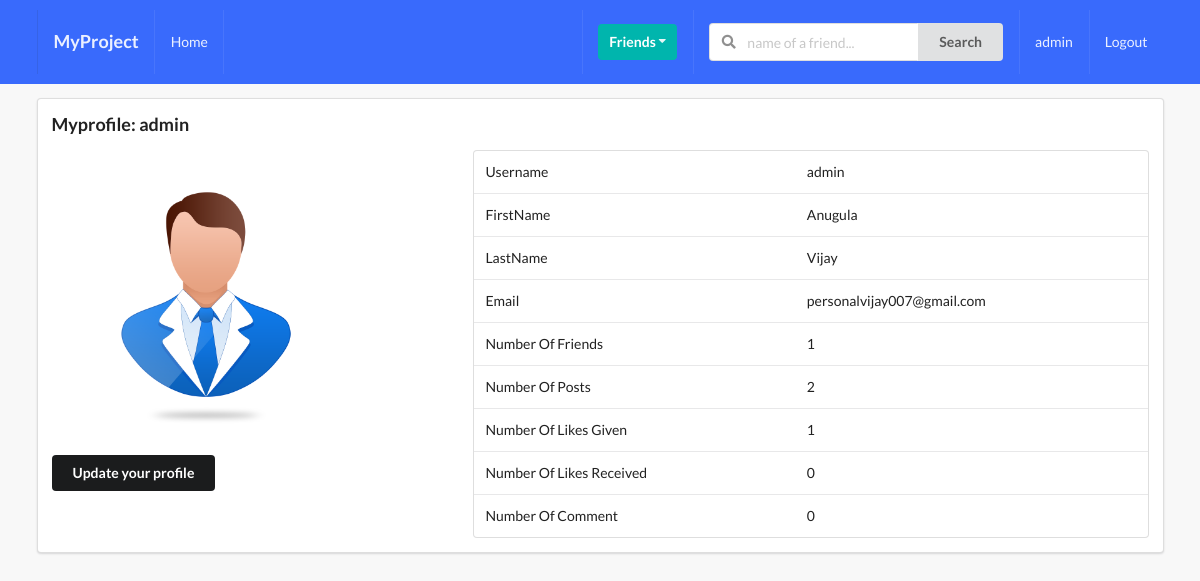
/myprofile/ (signed in), run on an earlier commit of the app's database.
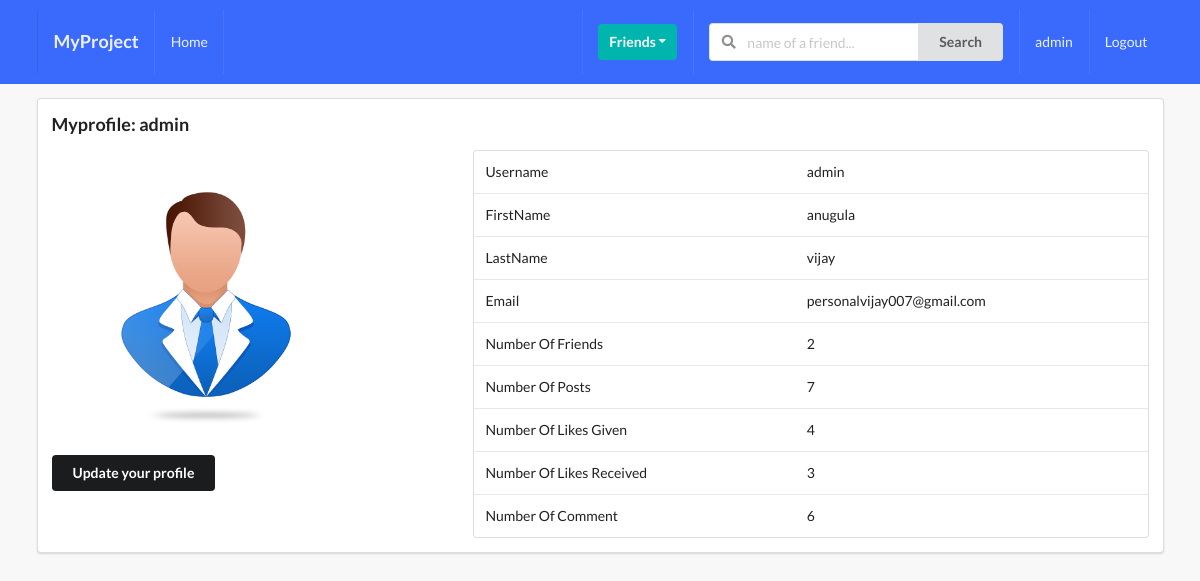
And on a later commit of the database.
### profiles/models.py (models this page shows, shortened)
class Profile(models.Model):
    first_name = models.CharField(max_length=100,blank=True)
    last_name = models.CharField(max_length=100,blank=True)
    user = models.OneToOneField(User, on_delete=models.CASCADE)
    email = models.EmailField(max_length=100, blank=True)
    bio = models.TextField(default='St 123..', max_length=200)
    country = models.CharField(max_length=100, blank=True)
    avatar = models.ImageField(default='avatar.png',upload_to='avatar/')
    friends = models.ManyToManyField(User,blank=True,related_name='friends')
    slug = models.SlugField(unique=True,blank=True)
    updated = models.DateTimeField(auto_now=True)
    created = models.DateTimeField(auto_now_add=True)
    def get_friends_count(self):
        return self.friends.all().count()
    def get_number_of_posts(self):
        return self.posts.all().count()
    def get_number_of_likes_given(self):
        like = self.like_set.all()
        liked_count = 0
        for item in like:
            if item.value == 'Like':
                liked_count+=1
        return liked_count
    def get_number_of_likes_received(self):
        posts = self.posts.all()
        liked_count = 0
        for item in posts:
            liked_count+=item.liked.all().count()
        return liked_count
    def get_number_of_comments(self):
        return self.comment_set.all().count()

### posts/models.py (models this page shows, shortened)
class Like(models.Model):
    user = models.ForeignKey(Profile, on_delete=models.CASCADE)
    post = models.ForeignKey(Post, on_delete=models.CASCADE)
    value = models.CharField(choices=LIKE_CHOICES, max_length=8)
    updated = models.DateTimeField(auto_now=True)
    created = models.DateTimeField(auto_now_add=True)

class Post(models.Model):
    content = models.TextField()
    image = models.ImageField(upload_to='posts',blank=True, validators=[FileExtensionValidator(['png','jpg','jpeg'])])
    liked = models.ManyToManyField(Profile, blank=True,related_name='likes')
    updated = models.DateTimeField(auto_now=True)
    created = models.DateTimeField(auto_now_add=True)
    author = models.ForeignKey(Profile, on_delete=models.CASCADE, related_name='posts')
    class Meta:
        ordering = ('-created',)

### profiles/views.py (the view)
# urls.py: path('myprofile/',my_profile_view, name='my-profile'),
def my_profile_view(request):
    profile = Profile.objects.get(user=request.user)
    form = ProfileModelForm(request.POST or None, request.FILES or None,instance=profile)
    confirm = False
    if request.method == "POST":
        if form.is_valid():
            form.save()
            confirm = True
    context = {
        'profile':profile,
        'form':form,
        'confirm':confirm
    }
    return render(request, 'profiles/myprofile.html', context)

### profiles/forms.py
class ProfileModelForm(forms.ModelForm):
    class Meta:
        model = Profile
        fields = ('first_name','last_name','email','bio','avatar')

### profiles/templates/profiles/myprofile.html (shortened to what this page needs)
{% extends 'base.html' %}
{% block content %}
<div class="ui segment">
    <h3>Myprofile: {{ request.user }}</h3>
    <div class="ui grid">
      <div class='row'>
        <div class='six wide column'>
          <img class='ui medium rounded image' height="100px" width="100px" src="{{ profile.avatar.url }}">
          <div class="row mt-5">
            <button class="ui secondary button" id="mymodal">Update your profile</button>
          </div>
        </div>
        <div class='ten wide column'>
          <table class="ui table">
            <tbody>
              <tr>
                <td>Username</td>
                <td>{{ profile.user}}</td>
              </tr>
              <tr>
                <td>FirstName</td>
                <td>{{ profile.first_name }}</td>
              </tr>
              <tr>
                <td>LastName</td>
                <td>{{ profile.last_name}}</td>
              </tr>
              <tr>
                <td>Email</td>
                <td>{{ profile.email }}</td>
              </tr>
              <tr>
                <td>Number Of Friends</td>
                <td>{{ profile.get_friends_count }}</td>
              </tr>
              <tr>
                <td>Number Of Posts</td>
                <td>{{ profile.get_number_of_posts }}</td>
              </tr>
              <tr>
                <td>Number Of Likes Given</td>
                <td>{{ profile.get_number_of_likes_given }}</td>
              </tr>
              <tr>
                <td>Number Of Likes Received</td>
                <td>{{ profile.get_number_of_likes_received }}</td>
              </tr>
              <tr>
                <td>Number Of Comment</td>
                <td>{{ profile.get_number_of_comments }}</td>
              </tr>
            </tbody>
          </table>
        </div>
      </div>
  </div>
</div>
{% endblock %}

### templates/base.html (shortened to what this page needs)
{% load static %}
<!doctype html>
<html lang="en">
  <head>
    <link rel="stylesheet" type="text/css" href="{% static 'style.css' %}">
    <link rel="stylesheet" type='text/css' href="https://cdnjs.cloudflare.com/ajax/libs/semantic-ui/2.2.14/semantic.min.css">
  </head>
  <body>
    {% include 'main/nav.html' %}
    <div class="ui container">
      {% block content %}
      {% endblock content %}
    </div>
  </body>
</html>

### templates/main/nav.html (shortened to what this page needs)
<div class="ui inverted menu nav mb-7">
  <div class="ui container">
    <a href="" class="item">
        <h3>MyProject</h3>
    </a>
    {% if request.user.is_authenticated %}
    <a href="" class="item">
        Home
    </a>
    {% endif %}
    <div class="right menu">
        {% if request.user.is_authenticated %}
        <div class="item">
            <div class="ui floating dropdown icon button teal"> Friends
                <i class="dropdown icon"></i>
             </div>
        </div>
             <div class="item">
              <form action="" method="GET">
                <div class="ui action left icon input">
                <input class="prompt" type="text" name='q' placeholder="name of a friend...">
                <button type='submit' class="ui button">Search</button>
                </div>
            </form>
            </div>
            <a href="" class="item">
                 {{ request.user }}
            </a>
            <a href="" class="ui item">
                Logout
            </a>
        {% else %}
        <a href="" class="ui item">
                Login
            </a>
        {% endif %}
    </div>
  </div>
</div>

### static/style.css (style rules this page uses)
body { background: #F8F8F8 !important; }
.nav { border-radius: 0px !important; padding: 10px 0 10px 0 !important; background-color: #396afc !important; }
.mb-7 { margin-bottom: 7px !important; }
.mt-5 { margin-top: 5px !important; }

What changed in the data, as far as the page shows it:
changed Profile "personalvijay007@gmail.com": first_name "Anugula" → "anugula"; last_name "Vijay" → "vijay"; get_friends_count "1" → "2"; get_number_of_posts "2" → "7"; get_number_of_likes_given "1" → "4"; get_number_of_likes_received "0" → "3"; get_number_of_comments "0" → "6"
